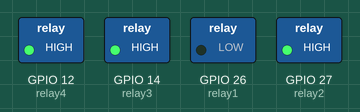
A sketch run on a simulated ESP32. Parts: switched loads named in the sketch (green lamp = pin HIGH).

Above: at 0.5 s.
At 2.5 s:
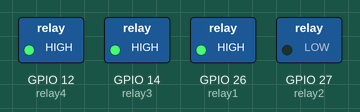
At 4.5 s:
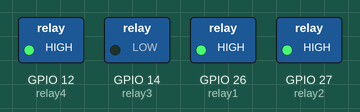
At 6.5 s:
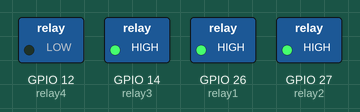
At 9.5 s:
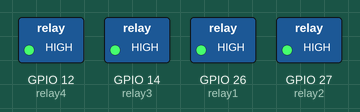
Timing chart, 0 to 10.4 s (numbered marks = the images above):
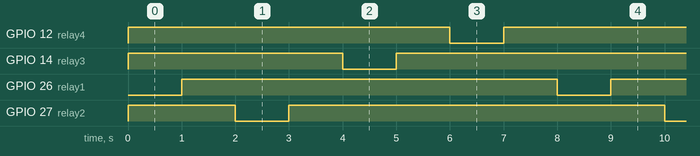

Measured:
- by itself, GPIO 12 (relay4), GPIO 14 (relay3), GPIO 26 (relay1), GPIO 27 (relay2): alternates HIGH for 7.0 s and LOW for 1.0 s
- by itself, everything shown: repeats every 8.0 s, in 8 steps

The sketch:

test_relay.ino
```cpp
const int relay1 = 26; //pin2
const int relay2 = 27; //pin3
const int relay3 = 14; //pin4
const int relay4 = 12; //pin5
int relayON = LOW; //relay nyala
int relayOFF = HIGH; //relay mati
void setup() {
  pinMode(relay1, OUTPUT);
  pinMode(relay2, OUTPUT);
  pinMode(relay3, OUTPUT);
  pinMode(relay4, OUTPUT);
  digitalWrite(relay1, relayOFF);
  digitalWrite(relay2, relayOFF);
  digitalWrite(relay3, relayOFF);
  digitalWrite(relay4, relayOFF);
}
void loop() {
  //relay1
  digitalWrite(relay1, relayON);
  delay(1000);
  digitalWrite(relay1, relayOFF);
  delay(1000);
  //relay2
  digitalWrite(relay2, relayON);
  delay(1000);
  digitalWrite(relay2, relayOFF);
  delay(1000);
  //relay3
  digitalWrite(relay3, relayON);
  delay(1000);
  digitalWrite(relay3, relayOFF);
  delay(1000);
  //relay4
  digitalWrite(relay4, relayON);
  delay(1000);
  digitalWrite(relay4, relayOFF);
  delay(1000);
}
```
